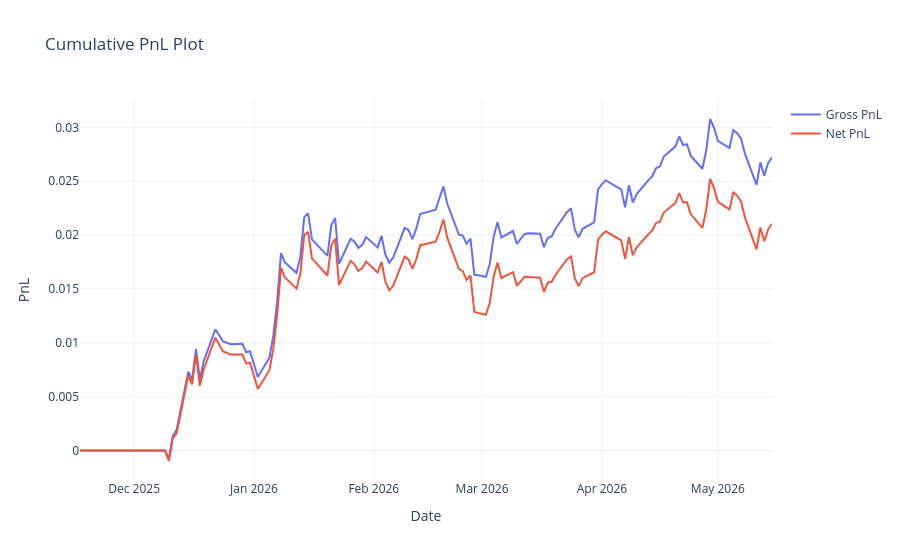

Notebook code for this chart:
### Code cell
import pandas as pd
import numpy as np
from phase2_qrt_challenge.scripts.utils import backtest_portfolio

def enforce_post_shift_strict_gmv(shifted_portfolio, universe_df, max_weight=0.098):
    """
    Guarantees the portfolio meets the strict 1.0 GMV and < 0.10 Max Weight 
    constraints AFTER the universe mask has zeroed out invalid tickers.
    """
    # 1. Mask with the current day's tradable universe
    portfolio = shifted_portfolio * universe_df
    
    abs_sum = portfolio.abs().sum(axis=1)
    
    for date, gmv in abs_sum.items():
        if gmv > 1e-8:
            row = portfolio.loc[date].copy()
            # Scale the surviving weights to exactly 1.0
            row = row / gmv  
            
            # Water-fill to ensure no stock exceeds the max_weight
            for _ in range(20):
                if row.abs().max() <= max_weight + 1e-6:
                    break
                    
                capped_mask = row.abs() > max_weight
                row[capped_mask] = np.sign(row[capped_mask]) * max_weight
                
                remaining_gmv = 1.0 - row[capped_mask].abs().sum()
                uncapped_sum = row[~capped_mask].abs().sum()
                
                if uncapped_sum > 1e-8:
                    row[~capped_mask] *= (remaining_gmv / uncapped_sum)
                else:
                    break # Cannot absorb the capital without breaching
                    
            # FINAL SAFETY CHECK: 
            # If there are so few stocks that we cannot hit 1.0 GMV without breaching 10%,
            # we must stay in cash (0.0) for the day to avoid crashing the backtester.
            if abs(row.abs().sum() - 1.0) > 0.01 or row.abs().max() > 0.1001:
                portfolio.loc[date] = 0.0 
            else:
                portfolio.loc[date] = row
                
    return portfolio


# ==============================================================================
# MAIN EXECUTION & BACKTEST SCRIPT (STRICT COMPLIANCE)
# ==============================================================================
if __name__ == "__main__":
    print("==========================================================")
    print(" 🚀 INITIATING INSTITUTIONAL OOS BACKTEST")
    print("==========================================================")

    max_date = df_historical.index.max()
    oos_start = max_date - pd.DateOffset(months=6)
    print(f"OOS Window: {oos_start.date()} to {max_date.date()}")

    tradable_tickers = list(set(df_final_pairs['asset_y'].tolist() + df_final_pairs['asset_x'].tolist()))
    
    # Calculate returns globally to avoid Day 1 NaN errors
    all_prices = df_historical['Adj Close'][tradable_tickers]
    all_returns = all_prices.pct_change().fillna(0)
    
    oos_prices = all_prices.loc[oos_start:max_date]
    oos_returns = all_returns.loc[oos_start:max_date]
    universe_df = oos_prices.notna().astype(int)

    # 1. Generate Raw Weights
    print("\nRunning Dynamic Kalman State-Space Models...")
    qrt_portfolio_weights = execute_pro_portfolio(df_final_pairs, oos_prices)
    
    # 2. Shift to tomorrow
    qrt_portfolio_weights = qrt_portfolio_weights.shift(1).fillna(0)
    
    # 3. Apply Strict Post-Shift Normalizer
    print("Enforcing strict 1.0 GMV and Universe Compliance...")
    qrt_portfolio_weights = enforce_post_shift_strict_gmv(qrt_portfolio_weights, universe_df)

    # Execute Backtest
    print("\nApplying QRT Constraints, Execution Costs, and Financing Drag...")
    print("----------------------------------------------------------")
    net_sharpe, daily_pnl = backtest_portfolio(
        portfolio=qrt_portfolio_weights, 
        returns=oos_returns, 
        universe=universe_df, 
        plot_=True, 
        print_=True
    )
    print("==========================================================")
